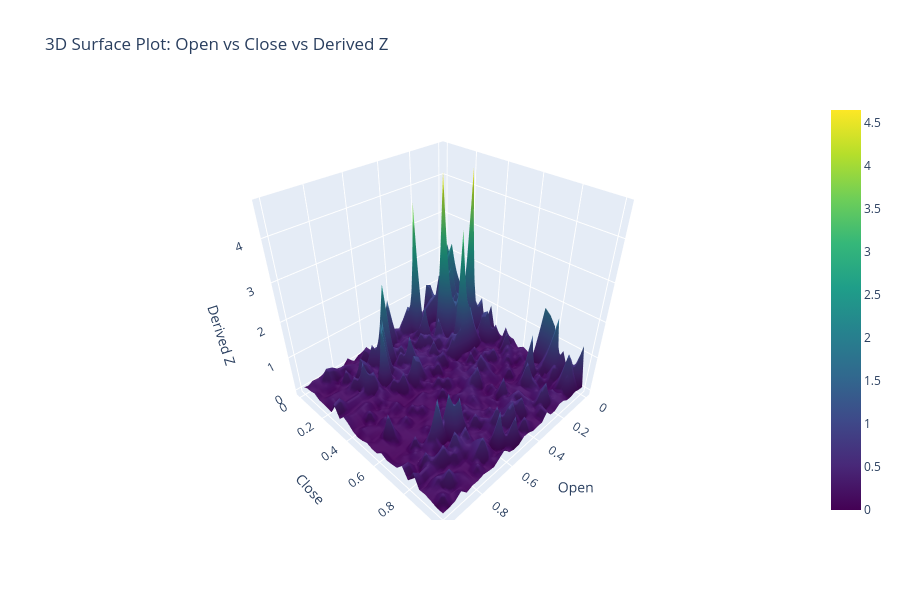

The notebook cell this image was saved under:
### Markdown cell above
surface plot

### Code cell
# Prepare the data for the surface plot
x = np.linspace(categorized_df['Open'].min(), categorized_df['Open'].max(), 30)  # Generate x-axis values
y = np.linspace(categorized_df['Close'].min(), categorized_df['Close'].max(), 30)  # Generate y-axis values
x, y = np.meshgrid(x, y)  # Create a meshgrid for x and y
# z = np.sqrt(x * y)  # Calculate a derived z-value (sample function)
def volume_to_price_ratio(volume, price):
    """
    Calculates the volume to price ratio.
    
    Args:
        volume (float): The trading volume.
        price (float): The price of the asset.
        
    Returns:
        float: The volume to price ratio.
    """
    return volume / price

z = np.zeros_like(x)
for i in range(x.shape[0]):
    for j in range(x.shape[1]):
        open_price = x[i, j]
        close_price = y[i, j]
        volume = categorized_df['Volume'].iloc[i * x.shape[1] + j]
        # average of price
        z[i, j] = volume_to_price_ratio(volume, (open_price + close_price) / 2)

# Create a 3D surface plot
fig = go.Figure(data=[go.Surface(z=z, x=x, y=y, colorscale='Viridis')])  # Set the color scale to 'Viridis'
fig.update_layout(
    title="3D Surface Plot: Open vs Close vs Derived Z",  # Set the plot title
    scene=dict(
        xaxis_title='Open',  # Label for the x-axis
        yaxis_title='Close',  # Label for the y-axis
        zaxis_title='Derived Z'  # Label for the z-axis
    )
)

# Update layout to change the size of the plot
fig.update_layout(
    width=900,  # Set the width of the plot
    height=600   # Set the height of the plot
)

# Display the plot
fig.show()

### Figure 1 — Plotly figure (JSON) as saved in the notebook; plotly's stock layout.template omitted (floating-point values rounded to 4 significant figures; data arrays with more than 128 entries replaced by an {"elided": "..."} marker saying what was removed)
{"data": [{"colorscale": [[0, "#440154"], [0.1111, "#482878"], [0.2222, "#3e4989"], [0.3333, "#31688e"], [0.4444, "#26828e"], [0.5556, "#1f9e89"], [0.6667, "#35b779"], [0.7778, "#6ece58"], [0.8889, "#b5de2b"], [1, "#fde725"]], "type": "surface", "x": {"elided": "30x30 float values"}, "y": {"elided": "30x30 float values"}, "z": {"elided": "30x30 float values"}}], "layout": {"height": 600, "scene": {"xaxis": {"title": {"text": "Open"}}, "yaxis": {"title": {"text": "Close"}}, "zaxis": {"title": {"text": "Derived Z"}}}, "title": {"text": "3D Surface Plot: Open vs Close vs Derived Z"}, "width": 900}}
